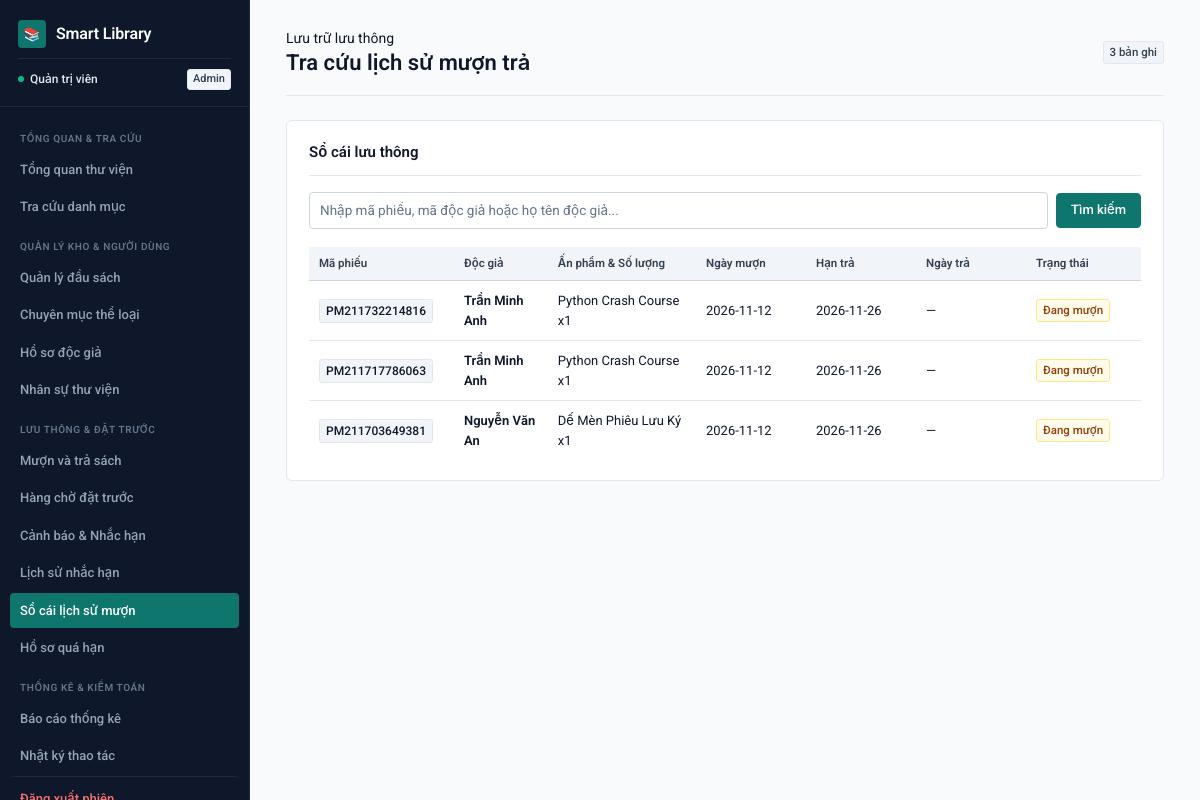
Page /history (signed in) on the earlier database version.
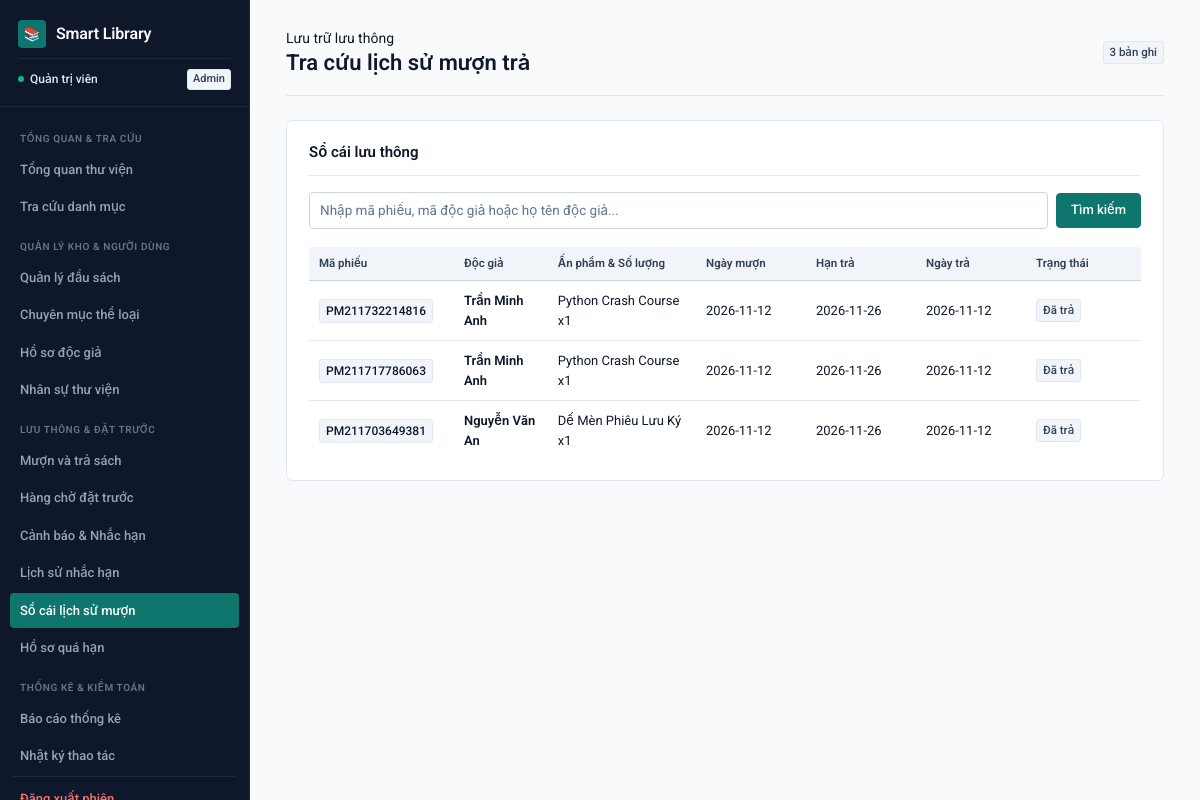
Same page on the later database version.
### tables this page shows
CREATE TABLE loans(
        id INTEGER PRIMARY KEY AUTOINCREMENT,
        code TEXT NOT NULL UNIQUE,
        reader_id INTEGER NOT NULL,
        employee_id INTEGER NOT NULL,
        borrow_date TEXT NOT NULL,
        due_date TEXT NOT NULL,
        return_date TEXT,
        status TEXT NOT NULL DEFAULT 'Đang mượn',
        FOREIGN KEY(reader_id) REFERENCES readers(id) ON DELETE RESTRICT,
        FOREIGN KEY(employee_id) REFERENCES employees(id) ON DELETE RESTRICT
    );

### backend/routes/loans.py (the view)
@app.get("/history")
@login_required
def history():
    q=request.args.get("q","").strip()
    conn=db()
    rows=conn.execute("""SELECT l.*,d.name AS reader,e.name AS employee,
             GROUP_CONCAT(b.title || ' x' || li.quantity, ', ') AS books
             FROM loans l JOIN readers d ON d.id=l.reader_id
             JOIN employees e ON e.id=l.employee_id
             JOIN loan_items li ON li.loan_id=l.id JOIN books b ON b.id=li.book_id
             WHERE (d.name LIKE ? OR d.code LIKE ? OR l.code LIKE ?)
             GROUP BY l.id ORDER BY l.id DESC""",(f"%{q}%",)*3).fetchall()
    conn.close()
    return render_template("history.html",loans=rows,q=q)

### backend/api/common.py (called while the page is built)
@app.before_request
def protect_json_writes():
    if request.path.startswith("/api/") and request.method in ("POST", "PUT", "PATCH", "DELETE"):
        origin = request.headers.get("Origin")
        if origin:
            parsed = urlparse(origin)
            allowed = {"127.0.0.1", "localhost"}
            if parsed.hostname not in allowed or parsed.port not in (5001, 5173):
                return fail("Origin không hợp lệ.", 403)
        if not request.is_json:
            return fail("Yêu cầu JSON.", 415)

### backend/core.py (called while the page is built)
@app.context_processor
def inject():
    return {
        "logged_in": "employee_id" in session,
        "employee_name": session.get("employee_name"),
    }

### backend/database.py (called while the page is built)
def db():
    conn = sqlite3.connect(DB)
    conn.row_factory = sqlite3.Row
    conn.execute("PRAGMA foreign_keys=ON")
    return conn

### frontend/templates/admin/history.html (shortened to what this page needs)
{% extends 'base.html' %}
{% block content %}
<header class="page-header">
  <div>
    <span class="page-kicker">Lưu trữ lưu thông</span>
    <h1>Tra cứu lịch sử mượn trả</h1>
  </div>
  <span class="tag neutral">{{ loans|length }} bản ghi</span>
</header>
<section class="panel">
  <div class="panel-header">
    <h2>Sổ cái lưu thông</h2>
  </div>
  <form class="filters" method="get" style="margin-bottom: 18px;">
    <input name="q" value="{{ q }}" placeholder="Nhập mã phiếu, mã độc giả hoặc họ tên độc giả...">
    <button type="submit" class="btn primary">Tìm kiếm</button>
  </form>
  <div class="table-responsive">
    <table>
      <thead>
        <tr>
          <th style="width: 145px;">Mã phiếu</th>
          <th>Độc giả</th>
          <th>Ấn phẩm &amp; Số lượng</th>
          <th style="width: 110px;">Ngày mượn</th>
          <th style="width: 110px;">Hạn trả</th>
          <th style="width: 110px;">Ngày trả</th>
          <th style="width: 115px;">Trạng thái</th>
        </tr>
      </thead>
      <tbody>
        {% for l in loans %}
        <tr>
          <td><span class="code-cell">{{ l.code }}</span></td>
          <td style="font-weight: 600;">{{ l.reader }}</td>
          <td>{{ l.books }}</td>
          <td class="mono">{{ l.borrow_date }}</td>
          <td class="mono">{{ l.due_date }}</td>
          <td class="mono">{{ l.return_date or '—' }}</td>
          <td>
            <span class="tag {% if l.status == 'Đã trả' %}neutral{% else %}warn{% endif %}">{{ l.status }}</span>
          </td>
        </tr>
        {% else %}
        <tr>
          <td colspan="7" class="empty-state">Không tìm thấy bản ghi lưu thông phù hợp.</td>
        </tr>
        {% endfor %}
      </tbody>
    </table>
  </div>
</section>
{% endblock %}

Differences in the rows shown:
changed loans "PM211732214816": return_date "—" → "2026-11-12"; status "Đang mượn" → "Đã trả"
changed loans "PM211717786063": return_date "—" → "2026-11-12"; status "Đang mượn" → "Đã trả"
changed loans "PM211703649381": return_date "—" → "2026-11-12"; status "Đang mượn" → "Đã trả"
